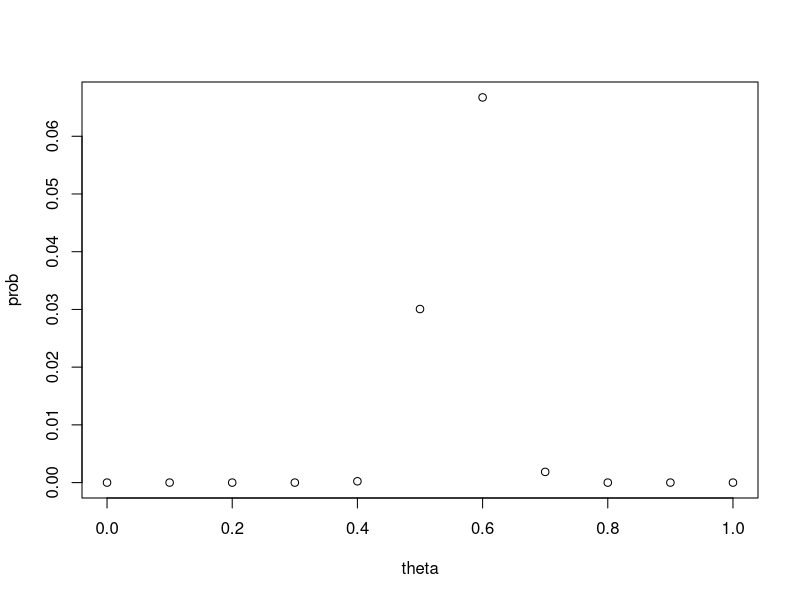
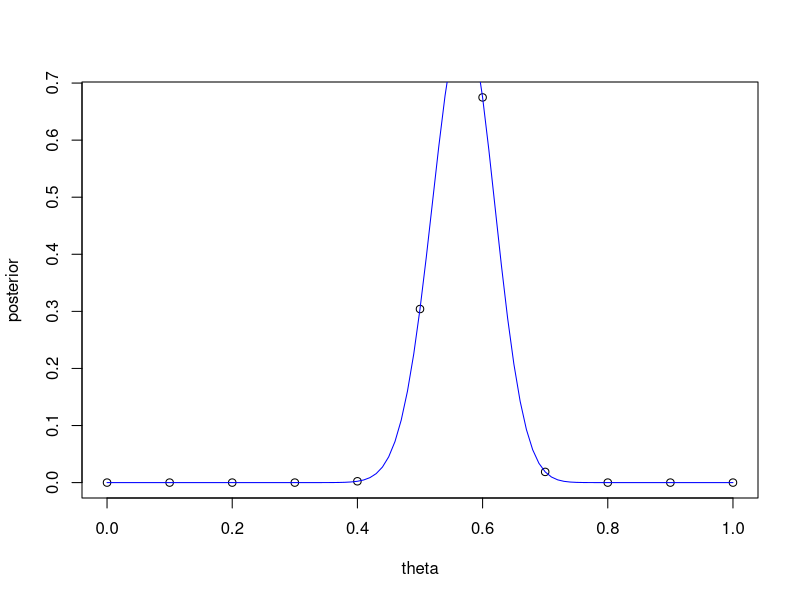
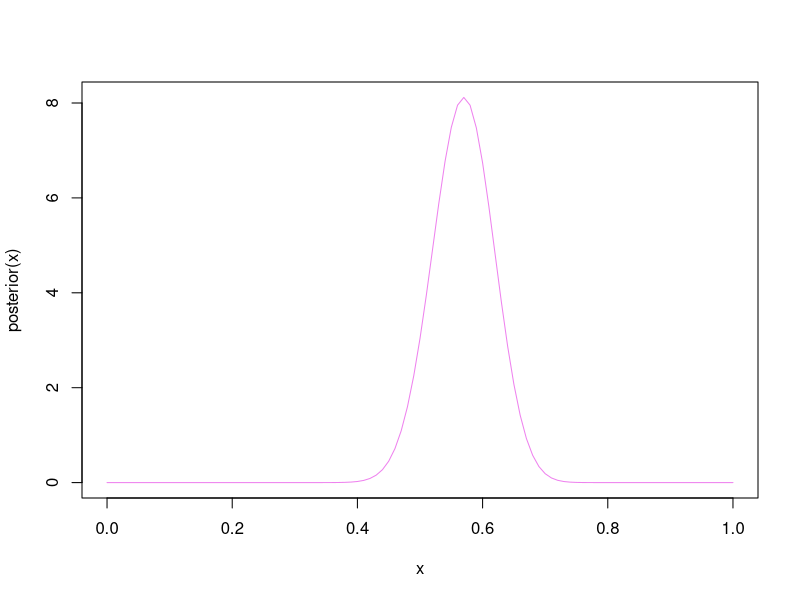
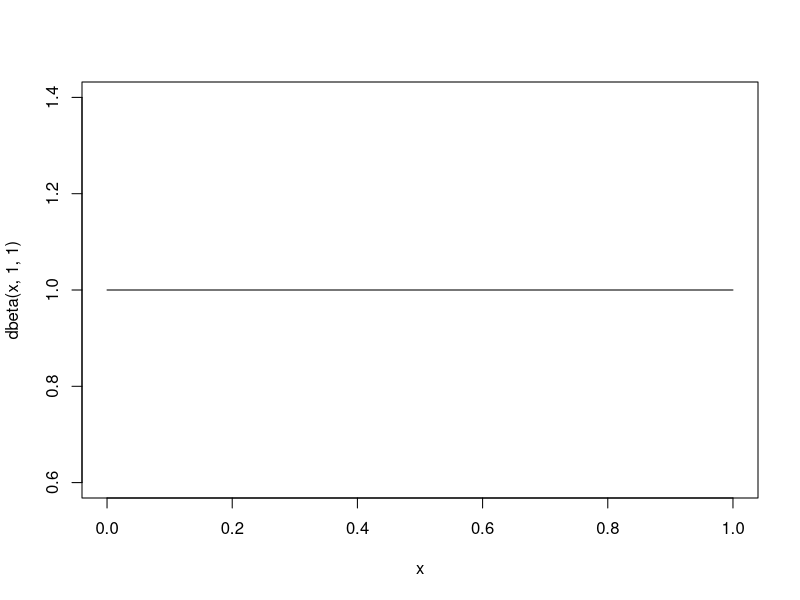
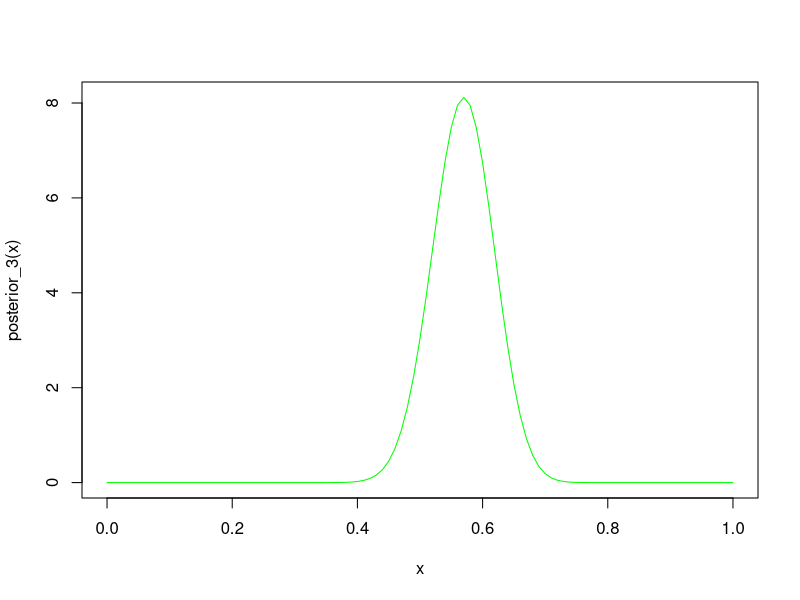
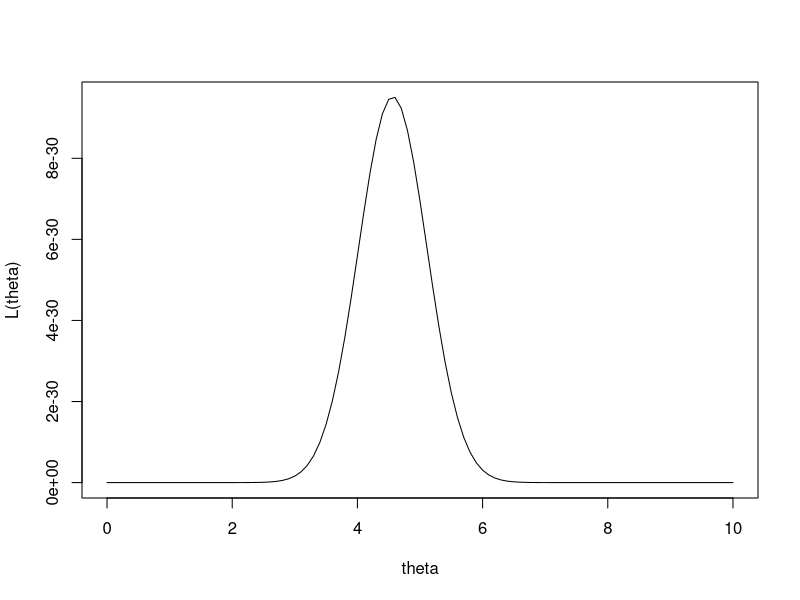
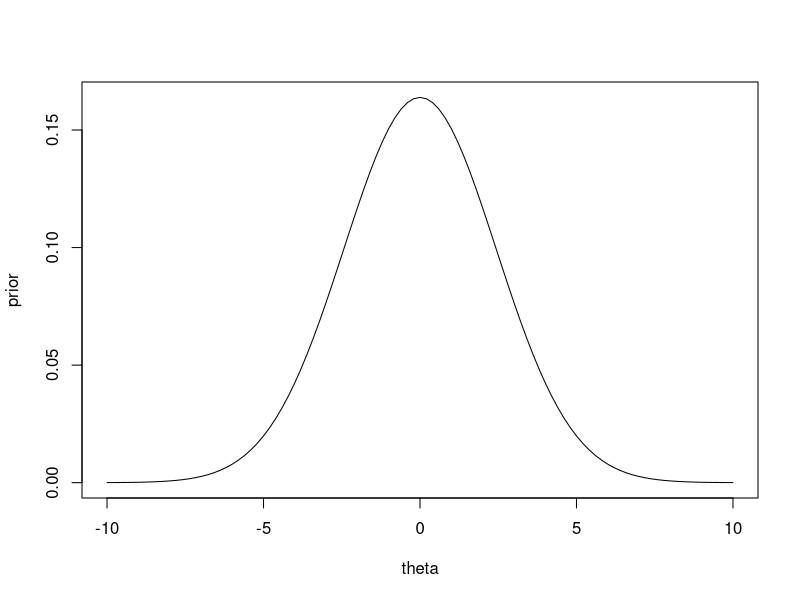
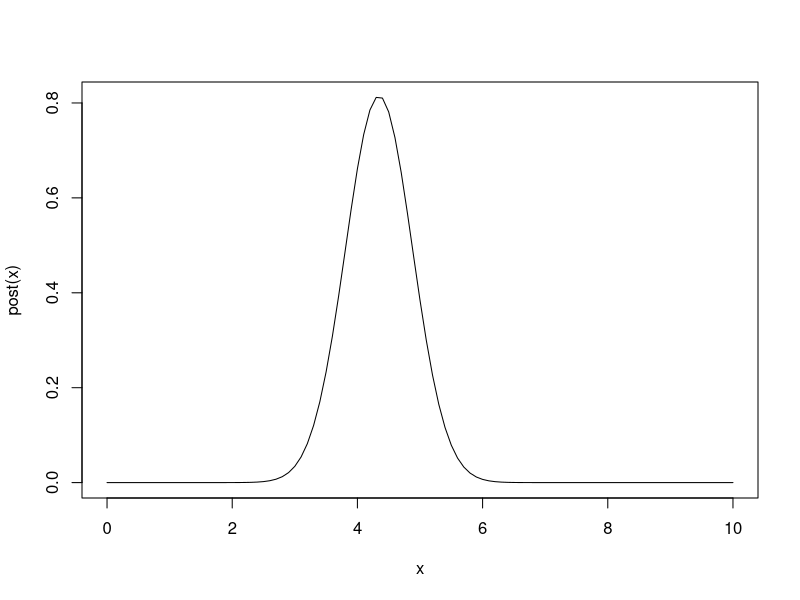

These figures' R source, in order:
## ---- chunk 1
theta <- seq(0,1,0.1)
prob_Z.equal.57 <- dbinom(57 ,100, theta)
plot(theta, prob_Z.equal.57, xlab = 'theta' , ylab = 'prob')
## ---- chunk 2
prior <- function(t)  1/11 *(t < 1 & t >0)
L <-  function(t) dbinom(57,100,t)
m <- function(all.theta){
  su <- 0
  for(t in all.theta){
    su <- su + prior(t)*L(t)
  }
  return(su)
}

posterior <- function(t) prior(t)*L(t)/m(theta)
posterior <- Vectorize(posterior)

plot(theta ,posterior(theta), ylab = 'posterior')
curve(posterior(x), add = T, col='blue')

## ---- chunk 3
prior <- function(t) dunif(t)*(t>0 & t<1 )
L <-  function(t) dbinom(57,100,t)
joint <- function(t) L(t)*prior(t)
m <- integrate(joint,0,1)

posterior <- function(t) prior(t)*L(t)/m$value
posterior <- Vectorize(posterior)

curve(posterior, col = 'violet')


## ---- chunk 4
curve(dbeta(x,1,1))
## ---- chunk 5
prior <- function(t) dbeta(t,1,1)*(t>0 & t<1 )
L <-  function(t) dbinom(57,100,t)
joint <- function(t) L(t)*prior(t)
m <- integrate(joint,0,1)

posterior_3 <- function(t) prior(t)*L(t)/m$value
posterior_3 <- Vectorize(posterior_3)

curve(posterior_3, col = 'green')

## ---- chunk 6
qnorm(0.02)
## ---- chunk 7
X.bar <- c(-1.25, 8.77, 1.18, 10.66, 11.81, -6.09, 3.56, 10.85, 4.03, 2.13)

L <- function(thet){
  prod=1
  for(x in X.bar){
    prod = prod*dnorm(x, mean=thet, sd=sqrt(3))
  }
  return(prod)
}
curve(L, xlab = 'theta', ylab = 'L(theta)', from = 0, to = 10)
## ---- chunk 8
pr <- function(thet) dnorm(thet, 0, (-5/qnorm(0.02)))
pr <- Vectorize(pr)

curve(pr, ylab = 'prior', xlab='theta', from = -10, to = 10)
## ---- chunk 9
jnt <- function(t) L(t)*pr(t)
m.x_bar <- integrate(jnt, -Inf, Inf)
post <- function(t) jnt(t)/m.x_bar$value
curve(post, from = 0, to = 10)

